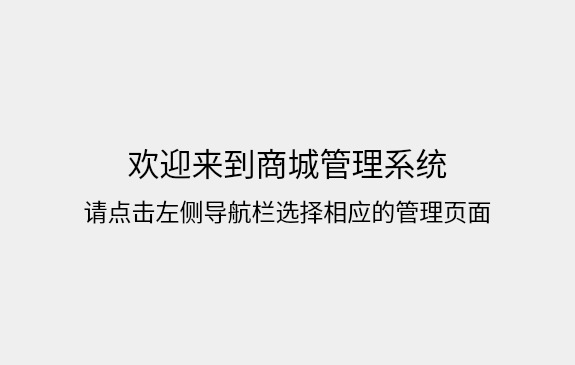
<?xml version="1.0" encoding="UTF-8"?>
<ui version="4.0">
 <class>KEnterPageWindow</class>
 <widget class="QWidget" name="KEnterPageWindow">
  <property name="geometry">
   <rect>
    <x>0</x>
    <y>0</y>
    <width>575</width>
    <height>365</height>
   </rect>
  </property>
  <property name="windowTitle">
   <string>Form</string>
  </property>
  <layout class="QVBoxLayout" name="verticalLayout_2">
   <item>
    <layout class="QVBoxLayout" name="verticalLayout">
     <item>
      <spacer name="verticalSpacer_2">
       <property name="orientation">
        <enum>Qt::Vertical</enum>
       </property>
       <property name="sizeHint" stdset="0">
        <size>
         <width>20</width>
         <height>40</height>
        </size>
       </property>
      </spacer>
     </item>
     <item>
      <widget class="QLabel" name="label">
       <property name="text">
        <string>&lt;html&gt;&lt;head/&gt;&lt;body&gt;&lt;p&gt;&lt;span style=&quot; font-size:24pt;&quot;&gt;欢迎来到商城管理系统&lt;/span&gt;&lt;/p&gt;&lt;/body&gt;&lt;/html&gt;</string>
       </property>
       <property name="alignment">
        <set>Qt::AlignCenter</set>
       </property>
      </widget>
     </item>
     <item>
      <widget class="QLabel" name="label_2">
       <property name="text">
        <string>&lt;html&gt;&lt;head/&gt;&lt;body&gt;&lt;p&gt;&lt;span style=&quot; font-size:18pt;&quot;&gt;请点击左侧导航栏选择相应的管理页面&lt;/span&gt;&lt;/p&gt;&lt;/body&gt;&lt;/html&gt;</string>
       </property>
       <property name="alignment">
        <set>Qt::AlignCenter</set>
       </property>
      </widget>
     </item>
     <item>
      <spacer name="verticalSpacer">
       <property name="orientation">
        <enum>Qt::Vertical</enum>
       </property>
       <property name="sizeHint" stdset="0">
        <size>
         <width>20</width>
         <height>40</height>
        </size>
       </property>
      </spacer>
     </item>
    </layout>
   </item>
  </layout>
 </widget>
 <resources/>
 <connections/>
</ui>
